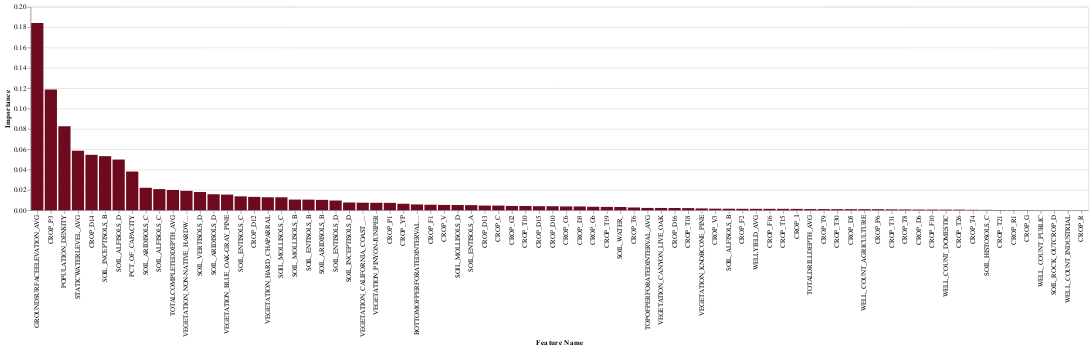

Notebook source saved alongside this figure:
### Markdown cell above
###  Feature Importance

### Code cell
col_list = [ col for col in X_train_impute_df if "TOWNSHIP_RANGE" not in col  and 'YEAR' not in col]
rfreg = RandomForestRegressor().fit(X_train_impute_df[col_list], y_train)
draw_feature_importance(col_list, rfreg.feature_importances_)

### Figure 1 — Vega-Lite specification as saved in the notebook (floating-point values rounded to 4 significant figures)
{"config": {"view": {"continuousWidth": 400, "continuousHeight": 300}}, "data": {"name": "data-bfbf45c8e14f9b092bb5257874930a54"}, "mark": {"type": "bar", "color": "#6e0a1e"}, "encoding": {"x": {"field": "Feature Name", "sort": "-y", "type": "nominal"}, "y": {"field": "Importance", "type": "quantitative"}}, "$schema": "https://vega.github.io/schema/vega-lite/v4.17.0.json", "datasets": {"data-bfbf45c8e14f9b092bb5257874930a54": [{"Feature Name": "TOTALDRILLDEPTH_AVG", "Importance": 0.00109}, {"Feature Name": "WELLYIELD_AVG", "Importance": 0.001332}, {"Feature Name": "STATICWATERLEVEL_AVG", "Importance": 0.05845}, {"Feature Name": "TOPOFPERFORATEDINTERVAL_AVG", "Importance": 0.002233}, {"Feature Name": "BOTTOMOFPERFORATEDINTERVAL_AVG", "Importance": 0.005651}, {"Feature Name": "TOTALCOMPLETEDDEPTH_AVG", "Importance": 0.01982}, {"Feature Name": "VEGETATION_BLUE_OAK-GRAY_PINE", "Importance": 0.01533}, {"Feature Name": "VEGETATION_CALIFORNIA_COAST_LIVE_OAK", "Importance": 0.007352}, {"Feature Name": "VEGETATION_CANYON_LIVE_OAK", "Importance": 0.002179}, {"Feature Name": "VEGETATION_HARD_CHAPARRAL", "Importance": 0.01269}, {"Feature Name": "VEGETATION_KNOBCONE_PINE", "Importance": 0.001732}, {"Feature Name": "VEGETATION_NON-NATIVE_HARDWOOD_FOREST", "Importance": 0.01903}, {"Feature Name": "VEGETATION_PINYON-JUNIPER", "Importance": 0.007282}, {"Feature Name": "SOIL_ALFISOLS_B", "Importance": 0.001437}, {"Feature Name": "SOIL_ALFISOLS_C", "Importance": 0.0207}, {"Feature Name": "SOIL_ALFISOLS_D", "Importance": 0.04978}, {"Feature Name": "SOIL_ARIDISOLS_B", "Importance": 0.01016}, {"Feature Name": "SOIL_ARIDISOLS_C", "Importance": 0.02203}, {"Feature Name": "SOIL_ARIDISOLS_D", "Importance": 0.01567}, {"Feature Name": "SOIL_ENTISOLS_A", "Importance": 0.004984}, {"Feature Name": "SOIL_ENTISOLS_B", "Importance": 0.01039}, {"Feature Name": "SOIL_ENTISOLS_C", "Importance": 0.01359}, {"Feature Name": "SOIL_ENTISOLS_D", "Importance": 0.009506}, {"Feature Name": "SOIL_HISTOSOLS_C", "Importance": 0.0003004}, {"Feature Name": "SOIL_INCEPTISOLS_B", "Importance": 0.05311}, {"Feature Name": "SOIL_INCEPTISOLS_D", "Importance": 0.007552}, {"Feature Name": "SOIL_MOLLISOLS_B", "Importance": 0.01043}, {"Feature Name": "SOIL_MOLLISOLS_C", "Importance": 0.01268}, {"Feature Name": "SOIL_MOLLISOLS_D", "Importance": 0.005073}, {"Feature Name": "SOIL_ROCK_OUTCROP_D", "Importance": 4.012e-05}, {"Feature Name": "SOIL_VERTISOLS_D", "Importance": 0.01786}, {"Feature Name": "SOIL_WATER_", "Importance": 0.00315}, {"Feature Name": "CROP_C", "Importance": 0.004517}, {"Feature Name": "CROP_C6", "Importance": 0.003695}, {"Feature Name": "CROP_D10", "Importance": 0.0039}, {"Feature Name": "CROP_D12", "Importance": 0.01308}, {"Feature Name": "CROP_D13", "Importance": 0.004533}, {"Feature Name": "CROP_D14", "Importance": 0.05444}, {"Feature Name": "CROP_D15", "Importance": 0.003915}, {"Feature Name": "CROP_D16", "Importance": 0.002129}, {"Feature Name": "CROP_D3", "Importance": 0.003649}, {"Feature Name": "CROP_D5", "Importance": 0.001002}, {"Feature Name": "CROP_D6", "Importance": 0.0006405}, {"Feature Name": "CROP_F1", "Importance": 0.005373}, {"Feature Name": "CROP_F10", "Importance": 0.0005965}, {"Feature Name": "CROP_F16", "Importance": 0.001328}, {"Feature Name": "CROP_F2", "Importance": 0.001366}, {"Feature Name": "CROP_G", "Importance": 0.0001172}, {"Feature Name": "CROP_G2", "Importance": 0.004156}, {"Feature Name": "CROP_G6", "Importance": 0.003358}, {"Feature Name": "CROP_I", "Importance": 0.001285}, {"Feature Name": "CROP_P1", "Importance": 0.007189}, {"Feature Name": "CROP_P3", "Importance": 0.1187}, {"Feature Name": "CROP_P6", "Importance": 0.0009785}, {"Feature Name": "CROP_R", "Importance": 7.139e-07}, {"Feature Name": "CROP_R1", "Importance": 0.0001684}, {"Feature Name": "CROP_T10", "Importance": 0.004133}, {"Feature Name": "CROP_T15", "Importance": 0.001317}, {"Feature Name": "CROP_T18", "Importance": 0.002037}, {"Feature Name": "CROP_T19", "Importance": 0.003217}, {"Feature Name": "CROP_T21", "Importance": 0.0001773}, {"Feature Name": "CROP_T26", "Importance": 0.0005453}, {"Feature Name": "CROP_T30", "Importance": 0.001023}, {"Feature Name": "CROP_T31", "Importance": 0.0008086}, {"Feature Name": "CROP_T4", "Importance": 0.0003891}, {"Feature Name": "CROP_T6", "Importance": 0.002649}, {"Feature Name": "CROP_T8", "Importance": 0.0007293}, {"Feature Name": "CROP_T9", "Importance": 0.001084}, {"Feature Name": "CROP_V", "Importance": 0.005173}, {"Feature Name": "CROP_V3", "Importance": 0.001501}, {"Feature Name": "CROP_YP", "Importance": 0.006326}, {"Feature Name": "POPULATION_DENSITY", "Importance": 0.08262}, {"Feature Name": "PCT_OF_CAPACITY", "Importance": 0.038}, {"Feature Name": "GROUNDSURFACEELEVATION_AVG", "Importance": 0.1839}, {"Feature Name": "WELL_COUNT_AGRICULTURE", "Importance": 0.0009998}, {"Feature Name": "WELL_COUNT_DOMESTIC", "Importance": 0.0005635}, {"Feature Name": "WELL_COUNT_INDUSTRIAL", "Importance": 7.681e-06}, {"Feature Name": "WELL_COUNT_PUBLIC", "Importance": 5.092e-05}]}}
